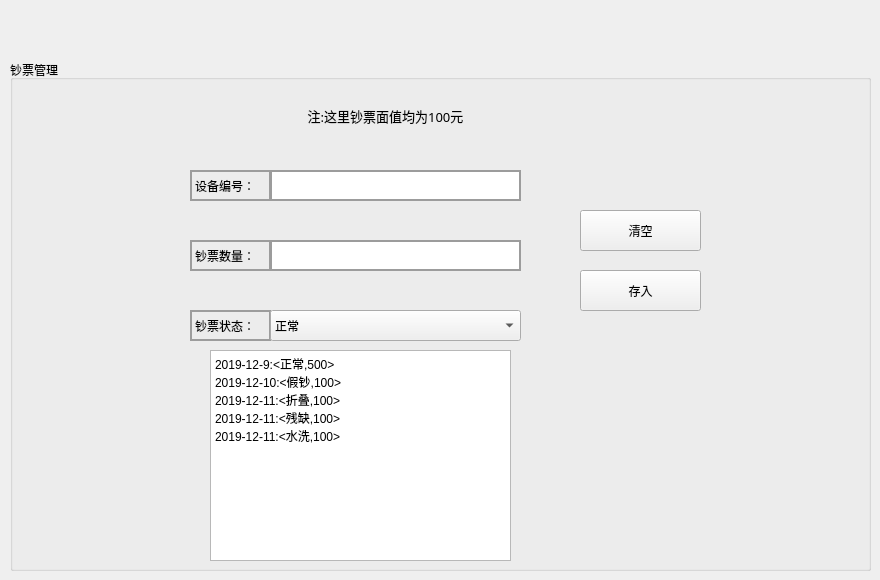
    <widget class="QWidget" name="MoneyPage">
     <widget class="QGroupBox" name="groupBox_11">
      <property name="geometry">
       <rect>
        <x>10</x>
        <y>60</y>
        <width>861</width>
        <height>511</height>
       </rect>
      </property>
      <property name="title">
       <string>钞票管理</string>
      </property>
      <widget class="QLabel" name="label_51">
       <property name="geometry">
        <rect>
         <x>180</x>
         <y>110</y>
         <width>81</width>
         <height>31</height>
        </rect>
       </property>
       <property name="styleSheet">
        <string notr="true">border-right-color: rgb(0, 0, 0);
border-color: rgb(156, 156, 156);
border-width: 2px;
border-style: solid;</string>
       </property>
       <property name="text">
        <string>设备编号：</string>
       </property>
      </widget>
      <widget class="QLineEdit" name="led_MoneyID">
       <property name="geometry">
        <rect>
         <x>260</x>
         <y>110</y>
         <width>251</width>
         <height>31</height>
        </rect>
       </property>
       <property name="styleSheet">
        <string notr="true">border-right-color: rgb(0, 0, 0);
border-color: rgb(156, 156, 156);
border-width: 2px;
border-style: solid;</string>
       </property>
       <property name="text">
        <string/>
       </property>
      </widget>
      <widget class="QLineEdit" name="led_MoneyNum">
       <property name="geometry">
        <rect>
         <x>260</x>
         <y>180</y>
         <width>251</width>
         <height>31</height>
        </rect>
       </property>
       <property name="styleSheet">
        <string notr="true">border-right-color: rgb(0, 0, 0);
border-color: rgb(156, 156, 156);
border-width: 2px;
border-style: solid;</string>
       </property>
       <property name="text">
        <string/>
       </property>
      </widget>
      <widget class="QLabel" name="label_52">
       <property name="geometry">
        <rect>
         <x>180</x>
         <y>180</y>
         <width>81</width>
         <height>31</height>
        </rect>
       </property>
       <property name="styleSheet">
        <string notr="true">border-right-color: rgb(0, 0, 0);
border-color: rgb(156, 156, 156);
border-width: 2px;
border-style: solid;</string>
       </property>
       <property name="text">
        <string>钞票数量：</string>
       </property>
      </widget>
      <widget class="QLabel" name="label_53">
       <property name="geometry">
        <rect>
         <x>180</x>
         <y>250</y>
         <width>81</width>
         <height>31</height>
        </rect>
       </property>
       <property name="styleSheet">
        <string notr="true">border-right-color: rgb(0, 0, 0);
border-color: rgb(156, 156, 156);
border-width: 2px;
border-style: solid;</string>
       </property>
       <property name="text">
        <string>钞票状态：</string>
       </property>
      </widget>
      <widget class="QComboBox" name="cob_MoneyState">
       <property name="geometry">
        <rect>
         <x>260</x>
         <y>250</y>
         <width>251</width>
         <height>31</height>
        </rect>
       </property>
       <item>
        <property name="text">
         <string>正常</string>
        </property>
       </item>
       <item>
        <property name="text">
         <string>假钞</string>
        </property>
       </item>
       <item>
        <property name="text">
         <string>折叠</string>
        </property>
       </item>
       <item>
        <property name="text">
         <string>残缺</string>
        </property>
       </item>
       <item>
        <property name="text">
         <string>水洗</string>
        </property>
       </item>
      </widget>
      <widget class="QPushButton" name="Btn_MoneyCR">
       <property name="geometry">
        <rect>
         <x>570</x>
         <y>210</y>
         <width>121</width>
         <height>41</height>
        </rect>
       </property>
       <property name="text">
        <string>存入</string>
       </property>
      </widget>
      <widget class="QPushButton" name="btn_MoneyClear">
       <property name="geometry">
        <rect>
         <x>570</x>
         <y>150</y>
         <width>121</width>
         <height>41</height>
        </rect>
       </property>
       <property name="text">
        <string>清空</string>
       </property>
      </widget>
      <widget class="QLabel" name="label_41">
       <property name="geometry">
        <rect>
         <x>120</x>
         <y>20</y>
         <width>511</width>
         <height>71</height>
        </rect>
       </property>
       <property name="font">
        <font>
         <family>黑体</family>
         <pointsize>10</pointsize>
        </font>
       </property>
       <property name="text">
        <string>注:这里钞票面值均为100元</string>
       </property>
       <property name="alignment">
        <set>Qt::AlignCenter</set>
       </property>
      </widget>
      <widget class="QTextEdit" name="textEdit">
       <property name="geometry">
        <rect>
         <x>200</x>
         <y>290</y>
         <width>301</width>
         <height>211</height>
        </rect>
       </property>
       <property name="html">
        <string>&lt;!DOCTYPE HTML PUBLIC &quot;-//W3C//DTD HTML 4.0//EN&quot; &quot;http://www.w3.org/TR/REC-html40/strict.dtd&quot;&gt;
&lt;html&gt;&lt;head&gt;&lt;meta name=&quot;qrichtext&quot; content=&quot;1&quot; /&gt;&lt;style type=&quot;text/css&quot;&gt;
p, li { white-space: pre-wrap; }
&lt;/style&gt;&lt;/head&gt;&lt;body style=&quot; font-family:'SimSun'; font-size:9pt; font-weight:400; font-style:normal;&quot;&gt;
&lt;p style=&quot; margin-top:0px; margin-bottom:0px; margin-left:0px; margin-right:0px; -qt-block-indent:0; text-indent:0px;&quot;&gt;2019-12-9:&amp;lt;正常,500&amp;gt;&lt;/p&gt;
&lt;p style=&quot; margin-top:0px; margin-bottom:0px; margin-left:0px; margin-right:0px; -qt-block-indent:0; text-indent:0px;&quot;&gt;2019-12-10:&amp;lt;假钞,100&amp;gt;&lt;/p&gt;
&lt;p style=&quot; margin-top:0px; margin-bottom:0px; margin-left:0px; margin-right:0px; -qt-block-indent:0; text-indent:0px;&quot;&gt;2019-12-11:&amp;lt;折叠,100&amp;gt;&lt;/p&gt;
&lt;p style=&quot; margin-top:0px; margin-bottom:0px; margin-left:0px; margin-right:0px; -qt-block-indent:0; text-indent:0px;&quot;&gt;2019-12-11:&amp;lt;残缺,100&amp;gt;&lt;/p&gt;
&lt;p style=&quot; margin-top:0px; margin-bottom:0px; margin-left:0px; margin-right:0px; -qt-block-indent:0; text-indent:0px;&quot;&gt;2019-12-11:&amp;lt;水洗,100&amp;gt;&lt;/p&gt;&lt;/body&gt;&lt;/html&gt;</string>
       </property>
      </widget>
     </widget>
    </widget>
